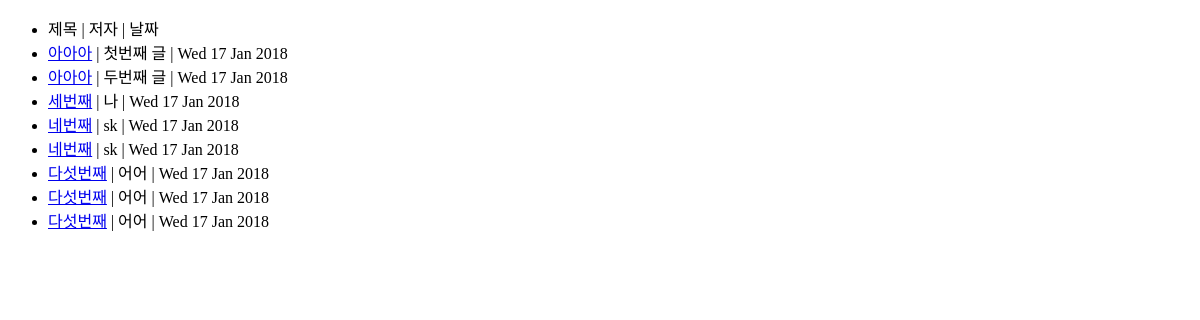
Before: / with the older database file.
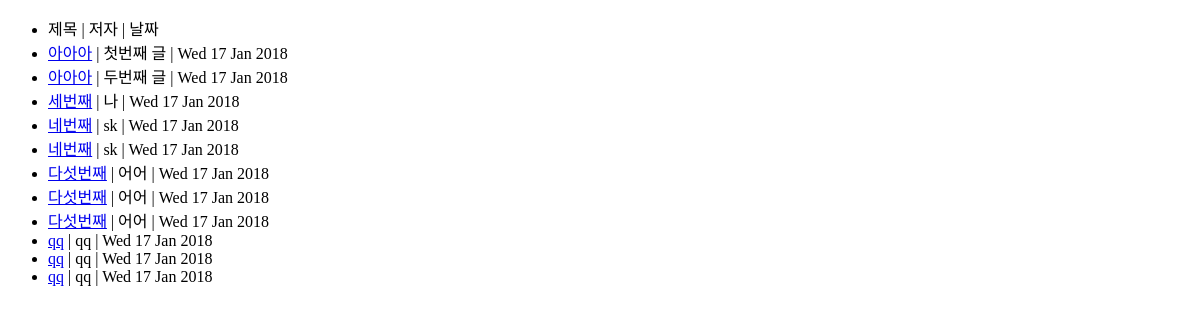
After: the same page with the newer database file.
### community/models.py (models this page shows)
class Article(models.Model):
    name = models.CharField(max_length=50)
    title = models.CharField(max_length=50)
    contents = models.TextField()
    url = models.URLField()
    email = models.EmailField()
    cdate = models.DateTimeField(auto_now_add=True)

### community/views.py (the view)
# urls.py: path('', index, name = 'index'),
def index(request):
    try:
        articleList = Article.objects.all()
    except Article.DoesNotExist:
        raise Http404("Articles do not exist")
    return render(request, 'list.html', {'articleList': articleList})

### community/templates/list.html (shortened to what this page needs)
<!DOCTYPE html>
<html>
  <head>
  </head>
  <body>
    <ul>
      <li>제목 | 저자 | 날짜</li>
      {% for article in articleList %}
        <li><a href="/view/{{article.id}}">{{ article.title }}</a> | {{ article.name }} | {{ article.cdate|date:"D d M Y" }}</li>
      {% endfor %}
  </ul>
  </body>
</html>

Changed rows visible on the page:
added Article: title "qq", name "qq", cdate "Wed 17 Jan 2018"
added Article: title "qq", name "qq", cdate "Wed 17 Jan 2018"
added Article: title "qq", name "qq", cdate "Wed 17 Jan 2018"
